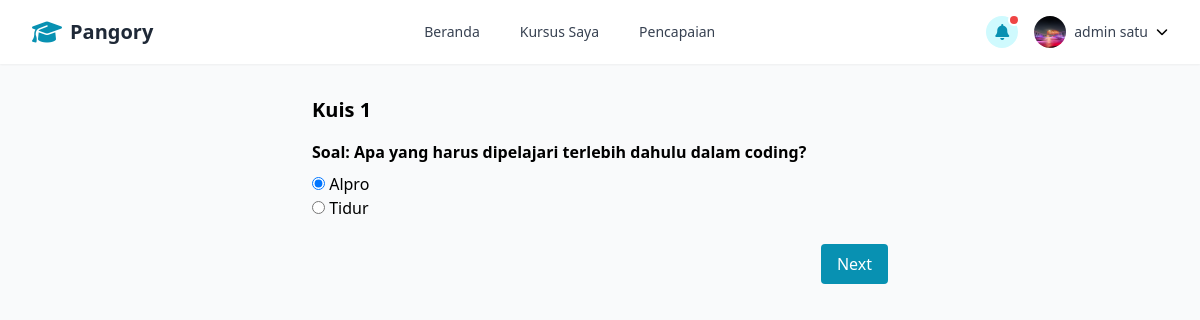
Page /courses/1/exams/session/2/ (signed in) on the committed database.
### accounts/models.py (models this page shows, shortened)
class User(AbstractUser):
    email = models.EmailField(_('email address'), unique=True)
    role = models.CharField(
        max_length=10,
        choices=UserRole.choices,
        default=UserRole.STUDENT,
    )
    USERNAME_FIELD = 'email'
    REQUIRED_FIELDS = ['username', 'first_name', 'last_name']

class UserProfile(models.Model):
    user = models.OneToOneField(User, on_delete=models.CASCADE, related_name='profile')
    bio = models.TextField(blank=True)
    avatar = models.ImageField(upload_to='avatars/', null=True, blank=True)
    date_of_birth = models.DateField(null=True, blank=True)
    phone_number = models.CharField(max_length=15, blank=True)
    address = models.TextField(blank=True)

### exams/models.py (models this page shows, shortened)
class Exam(models.Model):
    course = models.ForeignKey(Course, on_delete=models.CASCADE, related_name='exams')
    title = models.CharField(max_length=255)
    description = models.TextField(blank=True)
    duration_minutes = models.PositiveIntegerField(default=60)
    passing_score = models.PositiveIntegerField(default=70)  # Percentage
    available_from = models.DateTimeField(null=True, blank=True)
    available_until = models.DateTimeField(null=True, blank=True)
    created_at = models.DateTimeField(auto_now_add=True)
    updated_at = models.DateTimeField(auto_now=True)

class Question(models.Model):
    exam = models.ForeignKey(Exam, on_delete=models.CASCADE, related_name='questions')
    text = models.TextField()
    type = models.CharField(
        max_length=20,
        choices=QuestionType.choices,
        default=QuestionType.MULTIPLE_CHOICE
    )
    points = models.PositiveIntegerField(default=10)
    order = models.PositiveIntegerField(default=1)
    class Meta:
        ordering = ['order']

class QuestionOption(models.Model):
    question = models.ForeignKey(Question, on_delete=models.CASCADE, related_name='options')
    text = models.CharField(max_length=255)
    is_correct = models.BooleanField(default=False)
    order = models.PositiveIntegerField(default=1)
    class Meta:
        ordering = ['order']

class Answer(models.Model):
    exam_session = models.ForeignKey(ExamSession, on_delete=models.CASCADE, related_name='answers')
    question = models.ForeignKey(Question, on_delete=models.CASCADE, related_name='student_answers')
    selected_option = models.ForeignKey(
        QuestionOption,
        on_delete=models.SET_NULL,
        null=True,
        blank=True,
        related_name='selected_in_answers'
    )
    text_answer = models.TextField(blank=True)  # For essay questions
    points_earned = models.FloatField(null=True, blank=True)
    feedback = models.TextField(blank=True)
    class Meta:
        unique_together = ['exam_session', 'question']

### exams/views.py (the view)
# urls.py: path('courses/<int:course_id>/exams/session/<int:session_id>/', exams_views.exam_session, name='exam_session'),
@login_required
def exam_session(request, course_id, session_id):
    session = get_object_or_404(ExamSession, id=session_id, student=request.user)
    exam = session.exam
    questions = list(exam.questions.all())
    answers = {a.question_id: a for a in Answer.objects.filter(exam_session=session)}
    current_q = request.GET.get('q')
    if current_q:
        current_q = int(current_q)
        question = get_object_or_404(Question, id=current_q, exam=exam)
    else:
        question = questions[0]
    answer = answers.get(question.id)
    options = question.options.all() if question.type == QuestionType.MULTIPLE_CHOICE else None
    q_ids = [q.id for q in questions]
    idx = q_ids.index(question.id)
    prev_id = q_ids[idx - 1] if idx > 0 else None
    next_id = q_ids[idx + 1] if idx < len(q_ids) - 1 else None
    return render(request, 'exam/exam_session.html', {
        'session': session,
        'exam': exam,
        'question': question,
        'questions': questions,
        'options': options,
        'answer': answer,
        'prev_id': prev_id,
        'next_id': next_id,
    })

### templates/exam/exam_session.html (shortened to what this page needs)
{% extends "base.html" %}
{% block content %}
<div class="max-w-xl mx-auto py-8">
    <h2 class="text-xl font-bold mb-4">{{ exam.title }}</h2>
    <form method="post" action="{% url 'submit_answer' exam.course.id session.id %}?q={{ question.id }}">
        <div class="mb-4">
            <div class="font-semibold mb-2">Soal: {{ question.text }}</div>
            {% if question.type == 'MULTIPLE_CHOICE' %}
                {% for option in options %}
                <div>
                    <label>
                        <input type="radio" name="selected_option" value="{{ option.id }}"
                            {% if answer and answer.selected_option and answer.selected_option.id == option.id %}checked{% endif %}>
                        {{ option.text }}
                    </label>
                </div>
                {% endfor %}
            {% elif question.type == 'ESSAY' %}
                <textarea name="text_answer" rows="4" class="w-full border rounded" required>{% if answer %}{{ answer.text_answer }}{% endif %}</textarea>
            {% endif %}
        </div>
        <div class="flex justify-between mt-6">
            {% if next_id %}
                <button type="submit" name="next_q" value="{{ next_id }}" class="bg-cyan-600 text-white px-4 py-2 rounded">Next</button>
            {% else %}
                <button type="submit" name="finish" value="1" class="bg-cyan-600 text-white px-4 py-2 rounded">Sumbit</button>
            {% endif %}
        </div>
    </form>
</div>
{% endblock %}

### templates/base.html (shortened to what this page needs)
<!DOCTYPE html>
<html lang="en">
<head>
    <script src="https://cdn.tailwindcss.com"></script>
    <link rel="stylesheet" href="https://cdnjs.cloudflare.com/ajax/libs/font-awesome/6.5.0/css/all.min.css">
</head>
<body class="bg-gray-50">
    <nav class="bg-white shadow-sm">
        <div class="max-w-7xl mx-auto px-4 sm:px-6 lg:px-8">
            <div class="flex justify-between h-16">
                <div class="flex items-center">
                    <div class="flex-shrink-0 flex items-center">
                        <i class="fas fa-graduation-cap text-2xl text-cyan-600 mr-2"></i>
                        <span class="text-xl font-bold text-gray-800">Pangory</span>
                    </div>
                </div>
                <div class="hidden md:flex items-center space-x-4">
                    <a href="/" class="px-3 py-2 rounded-md text-sm font-medium text-gray-700 hover:text-cyan-600 transition">Beranda</a>
                    <a href="/courses/my" class="px-3 py-2 rounded-md text-sm font-medium text-gray-700 hover:text-cyan-600 transition">Kursus Saya</a>
                    <a href="#" class="px-3 py-2 rounded-md text-sm font-medium text-gray-700 hover:text-cyan-600 transition">Pencapaian</a>
                </div>
                <div class="hidden md:flex items-center space-x-4">
                    <div class="relative">
                        <button class="flex items-center space-x-2 focus:outline-none" id="notif-btn">
                            <div class="h-8 w-8 rounded-full bg-cyan-100 flex items-center justify-center">
                                <i class="fas fa-bell text-cyan-600"></i>
                            </div>
                        </button>
                        <span class="absolute top-0 right-0 block h-2 w-2 rounded-full bg-red-500 ring-2 ring-white"></span>
                    </div>
                    <div class="relative" id="profile-menu-container">
                        <button id="user-menu-button" class="flex items-center space-x-2 focus:outline-none">
                            <img class="h-8 w-8 rounded-full" src="{% if user.profile.avatar %}{{ user.profile.avatar.url }}{% else %}https://randomuser.me/api/portraits/men/32.jpg{% endif %}" alt="User profile">
                            <span class="text-sm font-medium text-gray-700">{{ user.first_name }} {{ user.last_name }}</span>
                            <i class="fas fa-chevron-down text-xs ml-1"></i>
                        </button>
                    </div>
                </div>
            </div>
        </div>
    </nav>
    <main>
        {% block content %}
        {% endblock %}
    </main>
</body>
</html>

### rows in the picture
User: avatar (picture), first_name "admin", last_name "satu"
Exam: title "Kuis 1"
Question: text "Apa yang harus dipelajari terlebih dahulu dalam coding?"
QuestionOption: selected_option "☑ Alpro", text "Alpro"
QuestionOption: selected_option "☐ Tidur", text "Tidur"
